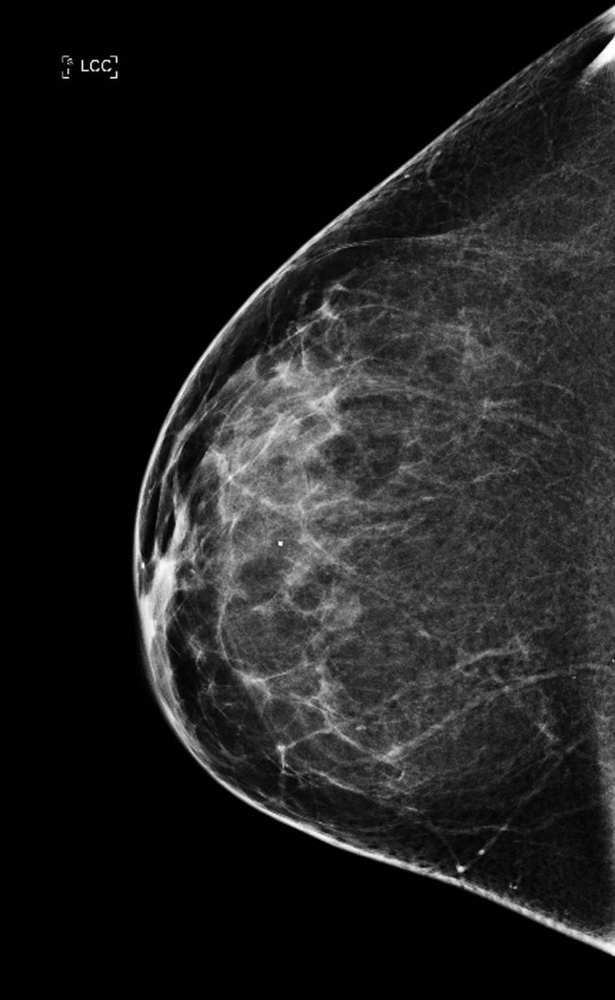
#> input picture practicasExtra/mamo.png, 615 x 1000 px, shrunk from 768 x 1248 before the run
$ jupyter execute funcional.ipynb
#> lines starting #> are read from the running program, lines starting #| are printed output that depends on the picture; after the words box and inside, x2 and y2 are one past the last pixel; in counts of white or black regions, pixels touching at a corner belong together
[cell 1]
from PIL import Image
import numpy as np #importe de libreria
from matplotlib import pyplot as plt #pa plotear
import cv2 as cv
img=Image.open('mamo.png').convert('L')
#img_gray.save('testbw.png')

#img_gray2=Image.open('testbw.png')
fig1, ax1=plt.subplots()
ax1.imshow(img)
# fig2, ax2=plt.subplots()
# ax2.imshow(img_gray2,cmap="gray",vmin=0,vmax=255)

[cell 2]
# img=Image.open('testbw.png')
pix_val=list(img.getdata())
#> pix_val = 615000 items

[cell 3]
print("Maximo= ", np.max(pix_val))
#| Maximo=  255
print("Minimo= ", np.min(pix_val))
#| Minimo=  0

[cell 4]
img=np.array(img)
[n,m]=img.shape
#> n = 1000; m = 615
print(n)
#| 1000
print(m)
#| 615
#convertimos imagen en matriz

[cell 5]
import cv2
ksize=(20,20)
blur = cv.blur(img,ksize)
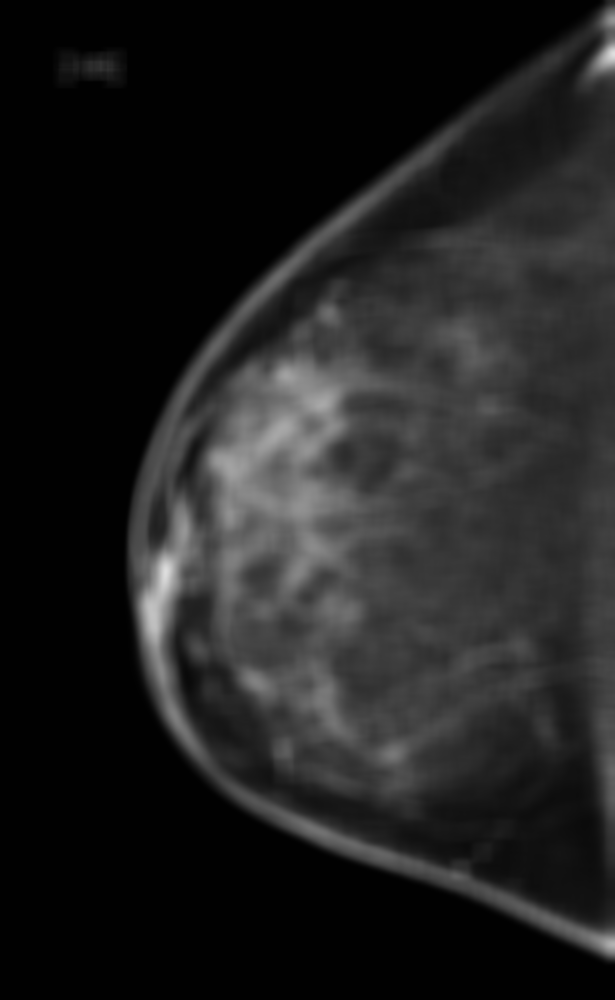
#> blur: shape (1000, 615); min 1, max 223, mean 31.7
ret,thresh1 = cv.threshold(blur,230,255,cv.THRESH_BINARY)
#> thresh1: shape (1000, 615); every value is 0
plt.imshow(thresh1,cmap='gray')

[cell 6]
import cv2
import numpy as np
# path to input image is specified and
# image is loaded with imread command
image1 = img
umbral,img_bin=cv2.threshold(img,30,255,cv2.THRESH_OTSU)
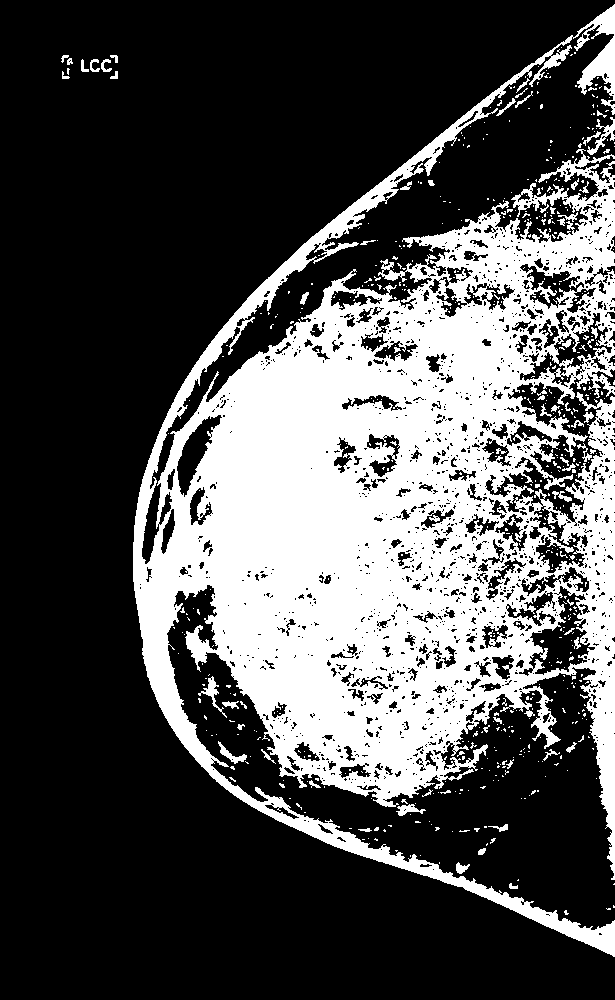
#> img_bin: shape (1000, 615); 31.2% white; 626 white regions (559 under 20 px), largest, box (x1, y1, x2, y2) and area: (133, 4, 615, 957) 185942, (587, 117, 615, 155) 285, (198, 676, 227, 718) 244
#> umbral = 45


ada,thresh2 = cv.threshold(img,127,255,cv.THRESH_BINARY_INV)
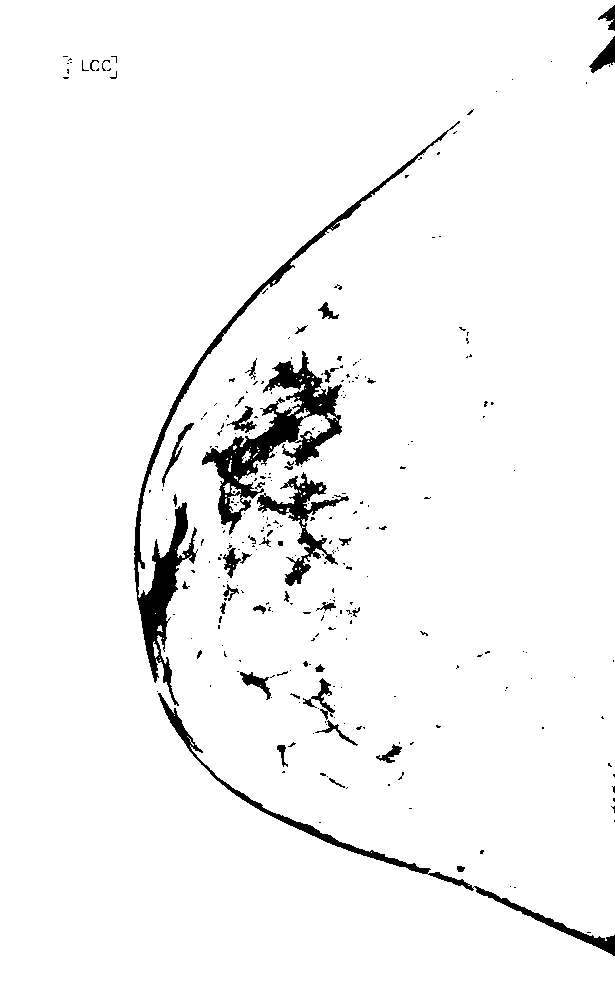
#> thresh2: shape (1000, 615); 96.2% white; 284 black regions (239 under 20 px), largest, box (x1, y1, x2, y2) and area: (202, 351, 342, 535) 6515, (134, 121, 460, 706) 6415, (158, 693, 615, 956) 3264
ret,thresh3 = cv.threshold(img,127,255,cv.THRESH_TRUNC)
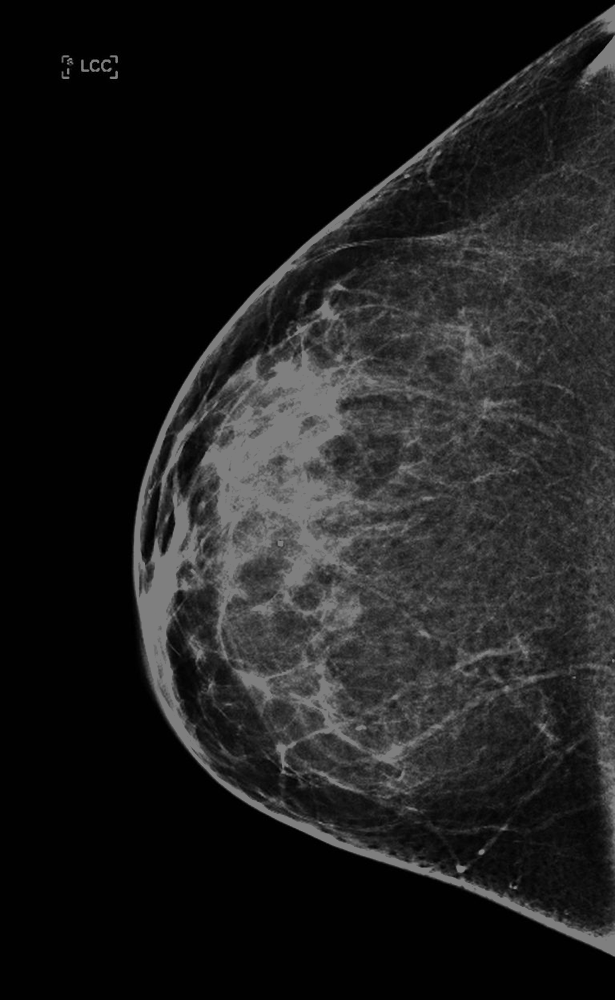
#> thresh3: shape (1000, 615); min 0, max 127, mean 30.4
ret,thresh4 = cv.threshold(img,127,255,cv.THRESH_TOZERO)
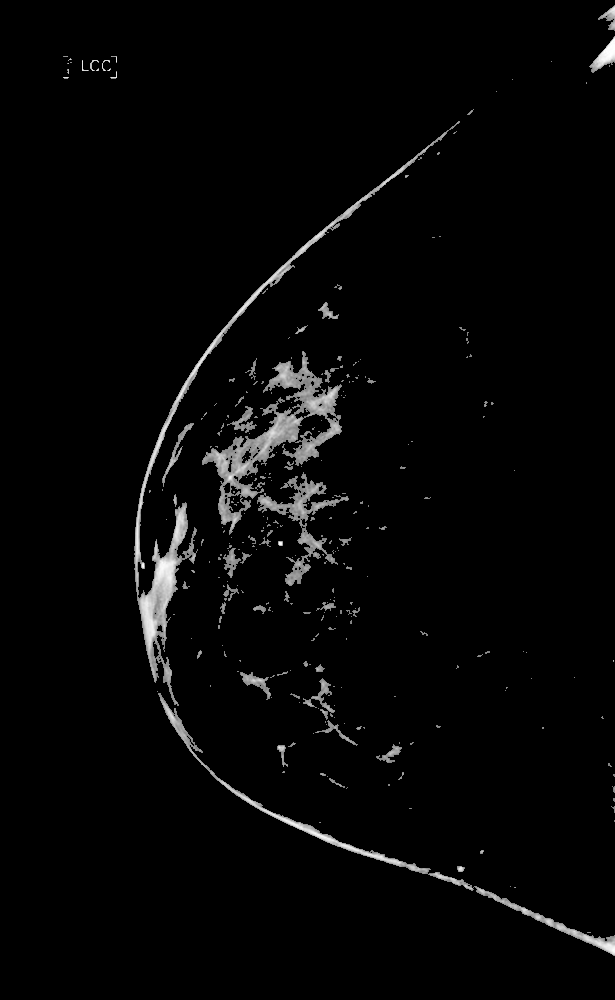
#> thresh4: shape (1000, 615); min 0, max 255, mean 6.2
ret,thresh5 = cv.threshold(img,127,255,cv.THRESH_TOZERO_INV)
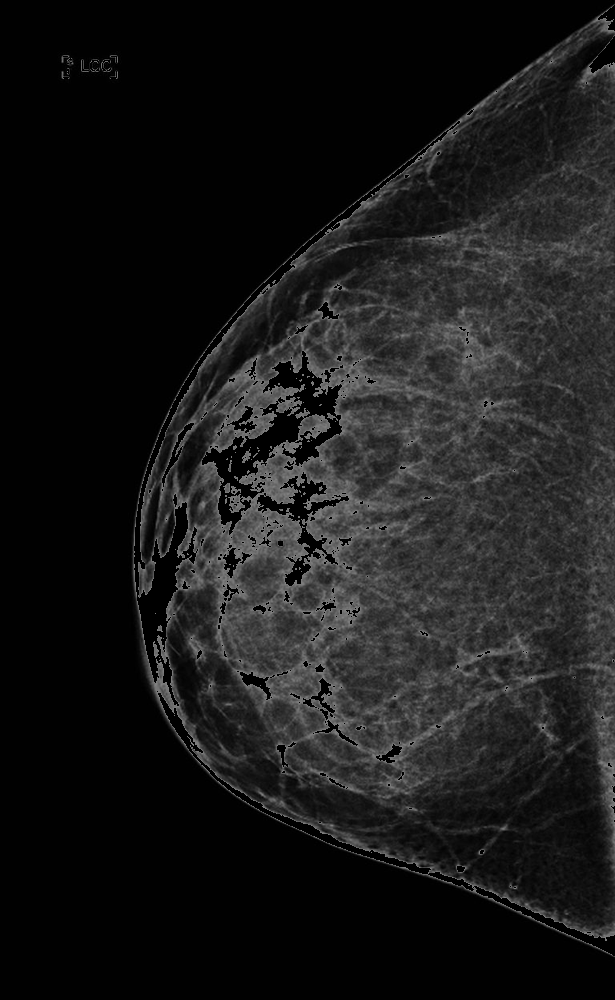
#> thresh5: shape (1000, 615); min 0, max 127, mean 25.5


titles = ['Original Image','BINARY','BINARY_INV','TRUNC','TOZERO','TOZERO_INV']
images = [img ,thresh1, thresh2, thresh3, thresh4, thresh5]
for i in range(6):
    plt.subplot(3,3,i+1),plt.imshow(images[i],'gray',vmin=0,vmax=255)
    plt.title(titles[i])
    plt.xticks([]),plt.yticks([])
plt.show()

[cell 7]
import matplotlib.pyplot as plt
from matplotlib.gridspec import GridSpec


fig = plt.figure(constrained_layout=True)

gs = GridSpec(3, 3, figure=fig)
image1 = img
axs = fig.add_subplot(gs[0, :])
axs.imshow(img)
# ax.set_ylabel('YLabel0')
# ax.set_xlabel('XLabel0')

bw_img=np.zeros(img.shape)
for i in range(n):
    for j in range(m):
        if img[i,j]>0:
            bw_img[i,j]=1
        else:
            bw_img[i,j]=0
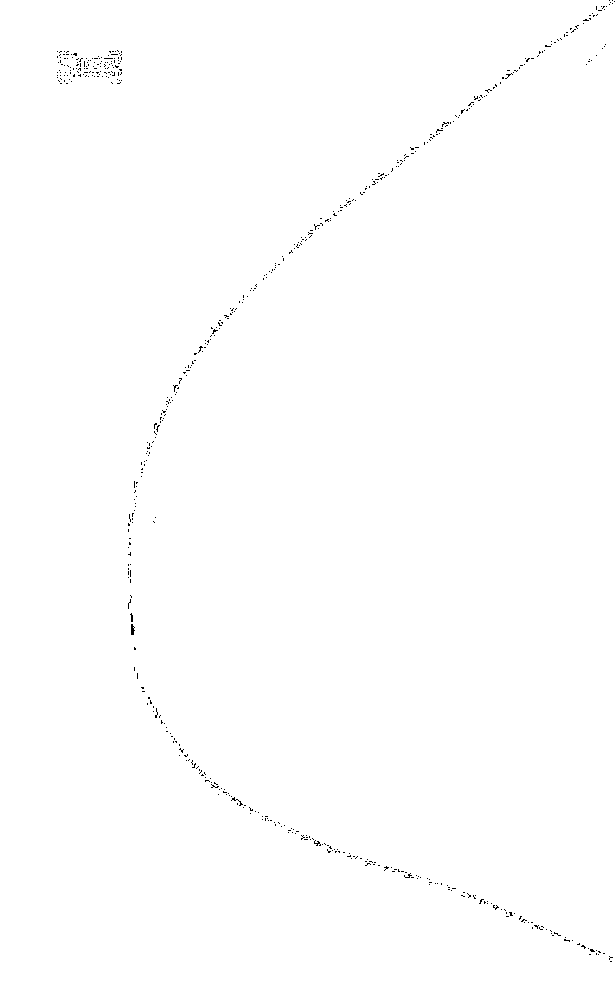
#> bw_img: shape (1000, 615) float64; values 0 (black) and 1 (white), 99.7% white; black in thin lines or dots, all inside (x1, y1, x2, y2) = (57, 0, 615, 962)

ada,thresh2 = cv.threshold(img,127,255,cv.THRESH_BINARY_INV)
ret,thresh3 = cv.threshold(img,127,255,cv.THRESH_TRUNC)
ret,thresh4 = cv.threshold(img,127,255,cv.THRESH_TOZERO)
ret,thresh5 = cv.threshold(img,127,255,cv.THRESH_TOZERO_INV)

images = [thresh1, thresh2, thresh3, thresh4, thresh5,bw_img]

for i in range(6):
    ax = fig.add_subplot(gs[i+3])
    ax.imshow(images[i],'gray',vmin=0,vmax=255)
    # ax.set_ylabel('YLabel1 %d' % i)
    # ax.set_xlabel('XLabel1 %d' % i)

fig.align_labels()  # same as fig.align_xlabels(); fig.align_ylabels()

plt.show()

[cell 8]
ksize=(20,20)
blur = cv.blur(img,ksize) #blur image, reduce noise

#ret,thresh1 = cv.threshold(blur,230,255,cv.THRESH_BINARY)
#ret,thresh1 =cv.threshold(img,230,255,cv.THRESH_BINARY)
# umbral,img_bin=plt.threshold(img,110,255,plt.THRESH_BINARY+plt.THRESH_OTSU)
canny = cv.Canny(thresh1, 30, 150, 3) #edge detection

dilated = cv.dilate(canny, (1, 1), iterations=0)

(cnt, hierarchy) = cv.findContours(
    dilated.copy(), cv.RETR_EXTERNAL, cv.CHAIN_APPROX_NONE)
#> cnt = []
rgb = cv.cvtColor(img, cv.COLOR_BGR2RGB)
#> rgb is the input picture: shape (1000, 615, 3); min 0, max 255, mean 31.7
cv.drawContours(rgb, cnt, -1, (0, 255, 0), 2)

plt.imshow(thresh1, cmap='gray')
print("figuras en la imagen: ", len(cnt))
#| figuras en la imagen:  0

# plt.imshow(thresh1,"gray",vmin=0,vmax=255)
plt.axis("off")
#> Out = (-0.5, 614.5, 999.5, -0.5)

$ run again, with practicasExtra/animales.png copied over practicasExtra/mamo.png
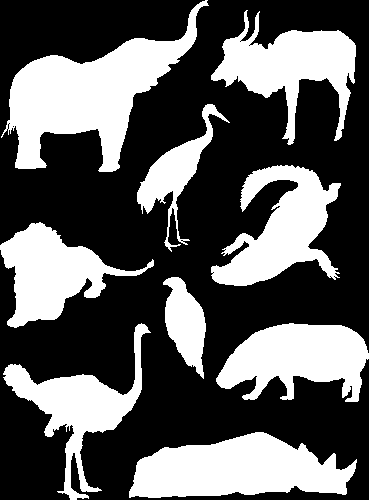
#> input picture practicasExtra/animales.png, 369 x 500 px
#> img is the input picture: PIL image 369x500 L; 35.9% white; 9 white regions, largest, box (x1, y1, x2, y2) and area: (1, 0, 209, 172) 13146, (129, 432, 357, 498) 10201, (211, 165, 341, 286) 7951
#> pix_val = 184500 items
#| Maximo=  255
#| Minimo=  0
#| 500
#| 369
#> thresh1: shape (500, 369); 18.5% white; 9 white regions, largest, box (x1, y1, x2, y2) and area: (18, 47, 176, 161) 8018, (141, 441, 341, 490) 6219, (228, 332, 360, 380) 4373
#> umbral = 0
#> thresh5: shape (500, 369); every value is 0
#> `canny = cv.Canny(thresh1, 30, 150, 3)`:
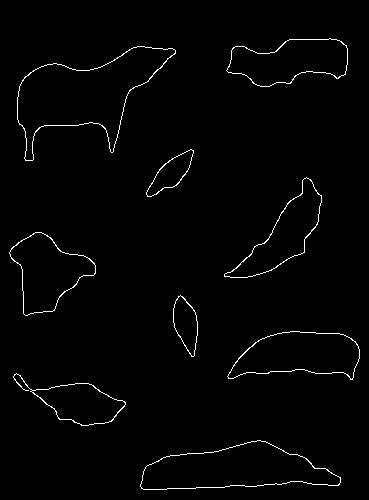
#> canny: shape (500, 369); 1.5% white in thin lines or dots, all inside (x1, y1, x2, y2) = (9, 38, 360, 490)
#> cnt = 9 contours; largest, box (x1, y1, x2, y2) and area: (17, 46, 176, 161) 8048, (140, 440, 341, 490) 6191, (227, 331, 360, 380) 4366, (9, 232, 96, 316) 3924, (226, 38, 348, 87) 3868
#> `cv.drawContours(rgb, cnt, -1, (0, 255, 0), 2)`:
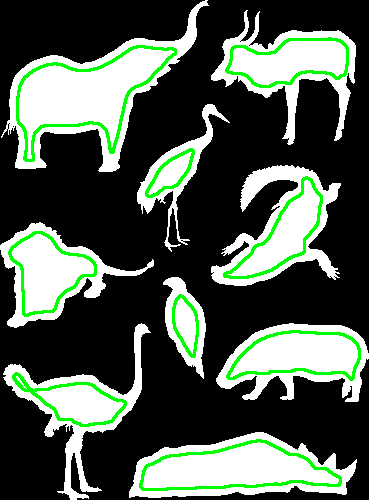
#> rgb: shape (500, 369, 3); mean R, G, B 79.1, 91.7, 79.1
#| figuras en la imagen:  9
#> Out = (-0.5, 368.5, 499.5, -0.5)

$ run again, with practicasExtra/avion.png copied over practicasExtra/mamo.png
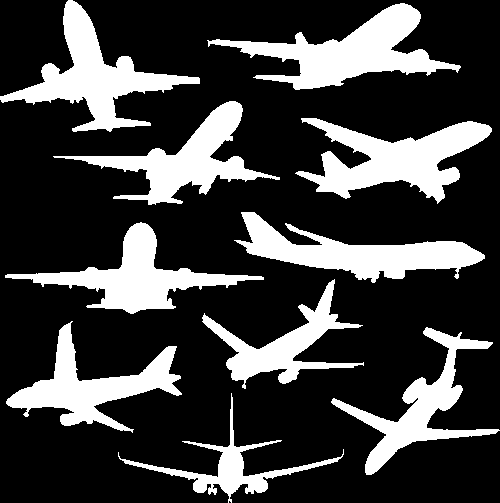
#> input picture practicasExtra/avion.png, 500 x 503 px
#> img is the input picture: PIL image 500x503 L; 24.6% white; 10 white regions, largest, box (x1, y1, x2, y2) and area: (207, 3, 461, 90) 7814, (295, 118, 492, 204) 7650, (0, 0, 200, 132) 7419
#> pix_val = 251500 items
#| Maximo=  255
#| Minimo=  0
#| 503
#| 500
#> thresh1: shape (503, 500); 7.8% white; 12 white regions, largest, box (x1, y1, x2, y2) and area: (300, 13, 424, 81) 3167, (327, 131, 479, 190) 2829, (41, 12, 150, 122) 2752
#> umbral = 0
#> thresh5: shape (503, 500); every value is 0
#> `canny = cv.Canny(thresh1, 30, 150, 3)`:
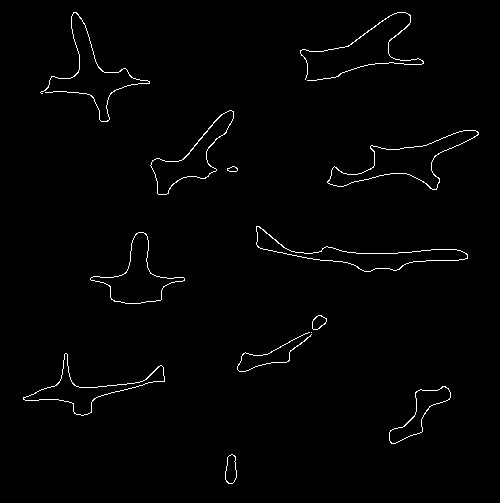
#> canny: shape (503, 500); 1.2% white in thin lines or dots, all inside (x1, y1, x2, y2) = (23, 12, 479, 484)
#> cnt = 13 contours, 2 with area under 20; largest, box (x1, y1, x2, y2) and area: (327, 130, 479, 190) 2854, (256, 226, 468, 272) 2411, (90, 232, 185, 304) 2318, (150, 110, 234, 195) 2102, (23, 353, 165, 416) 1840
#> `cv.drawContours(rgb, cnt, -1, (0, 255, 0), 2)`:
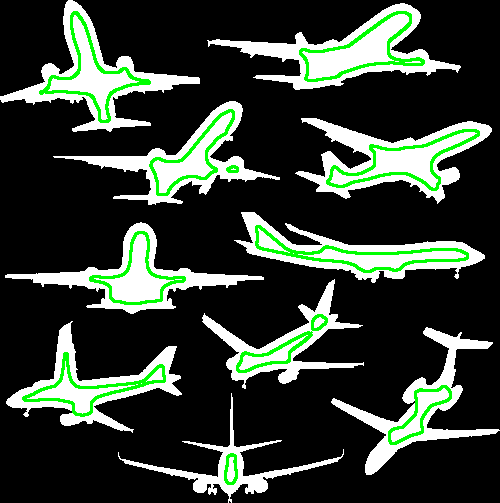
#> rgb: shape (503, 500, 3); mean R, G, B 52.2, 62.8, 52.2
#| figuras en la imagen:  13
#> Out = (-0.5, 499.5, 502.5, -0.5)

$ run again, with practicasExtra/frutas.png copied over practicasExtra/mamo.png
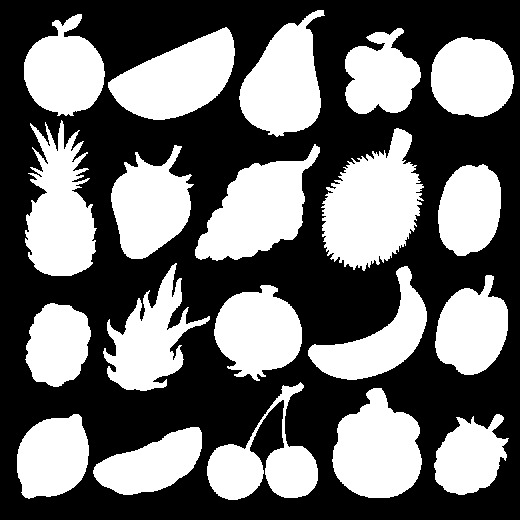
#> input picture practicasExtra/frutas.png, 520 x 520 px
#> img is the input picture: PIL image 520x520 L; 42.7% white; 20 white regions, largest, box (x1, y1, x2, y2) and area: (321, 128, 424, 271) 9210, (195, 144, 320, 261) 7656, (25, 120, 97, 276) 7299
#> pix_val = 270400 items
#| Maximo=  255
#| Minimo=  0
#| 520
#| 520
#> thresh1: shape (520, 520); 25.1% white; 22 white regions (1 under 20 px), largest, box (x1, y1, x2, y2) and area: (332, 158, 413, 260) 6136, (205, 170, 296, 252) 4867, (342, 400, 414, 490) 4617
#> umbral = 0
#> thresh5: shape (520, 520); every value is 0
#> canny: shape (520, 520); 1.8% white in thin lines or dots, all inside (x1, y1, x2, y2) = (25, 31, 506, 492)
#> cnt = 22 contours, 1 with area under 20; largest, box (x1, y1, x2, y2) and area: (331, 158, 413, 260) 6155, (205, 169, 296, 252) 4854, (341, 400, 414, 490) 4622, (118, 38, 227, 112) 4534, (247, 31, 313, 127) 4241
#> `cv.drawContours(rgb, cnt, -1, (0, 255, 0), 2)`:
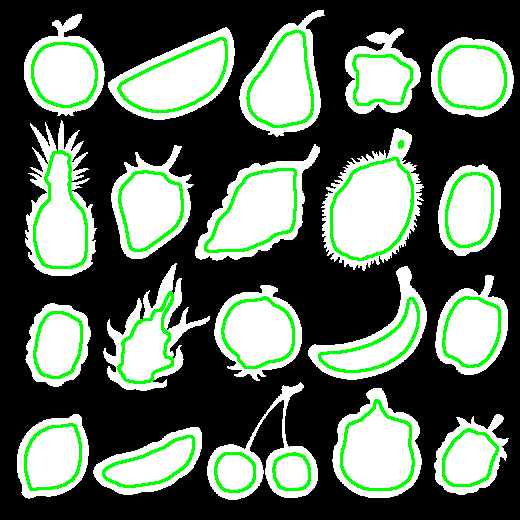
#> rgb: shape (520, 520, 3); mean R, G, B 93.8, 108.8, 93.8
#| figuras en la imagen:  22
#> Out = (-0.5, 519.5, 519.5, -0.5)
